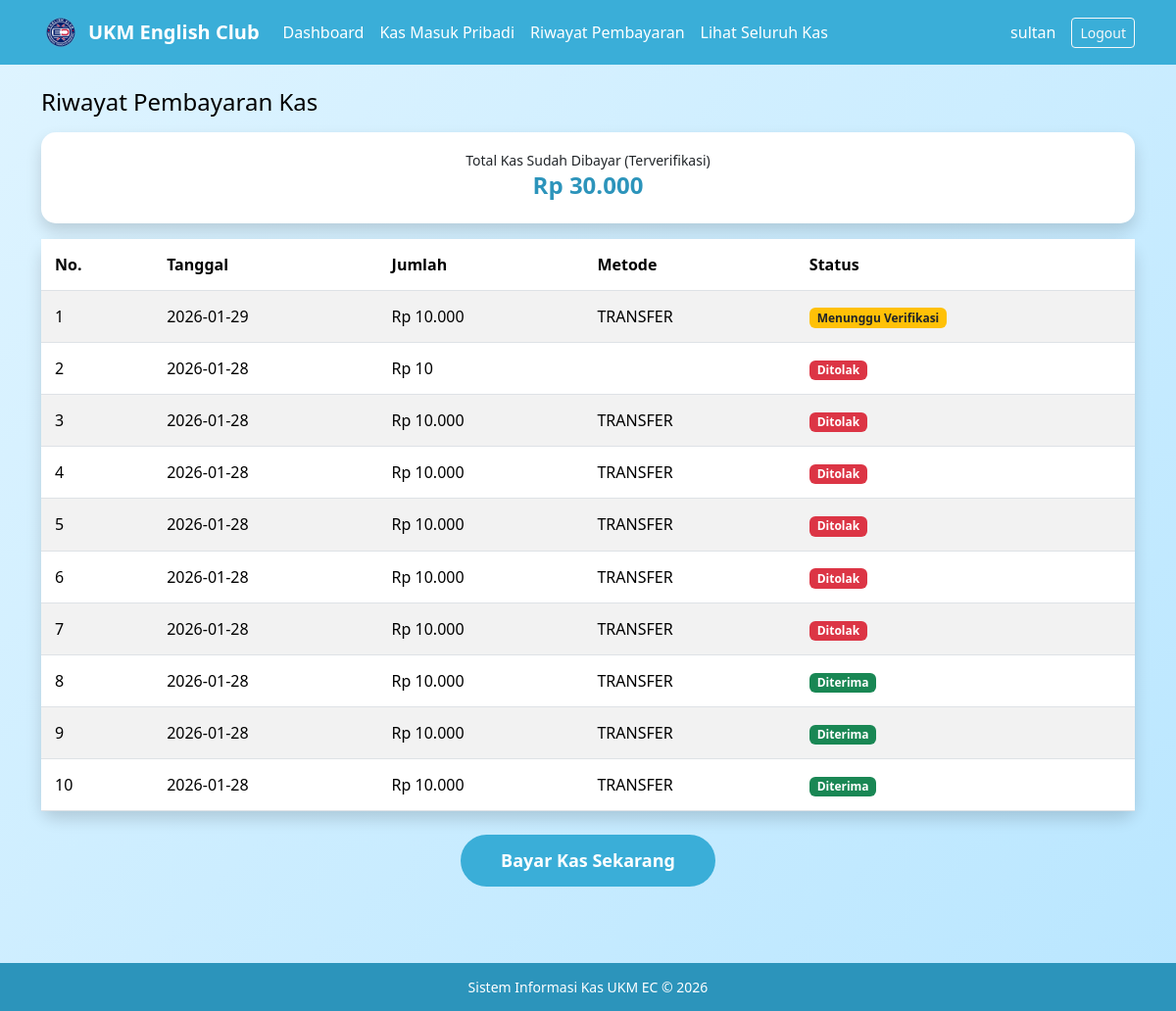
/kas_masuk_pribadi.php (signed in), run on the app's committed database.
### tables this page shows
CREATE TABLE IF NOT EXISTS `pembayaran_kas` (
  `id_bayar` int(11) NOT NULL AUTO_INCREMENT,
  `id_user` int(11) DEFAULT NULL,
  `tanggal` date DEFAULT NULL,
  `jumlah` int(11) DEFAULT NULL,
  `metode` enum('transfer','qris') DEFAULT NULL,
  `bukti` varchar(255) DEFAULT NULL,
  `status` enum('pending','diterima','ditolak') DEFAULT 'pending',
  PRIMARY KEY (`id_bayar`),
  KEY `id_user` (`id_user`)
);

### kas_masuk_pribadi.php (the view, shortened to what this page needs)
<?php
include 'config/koneksi.php';
$id_user = $_SESSION['id_user'];
$queryData = mysqli_query($conn,"
    SELECT * FROM pembayaran_kas
    WHERE id_user='$id_user'
    ORDER BY tanggal DESC
");
$queryTotal = mysqli_query($conn,"
    SELECT SUM(jumlah) as total
    FROM pembayaran_kas
    WHERE id_user='$id_user' AND status='diterima'
");
$total = mysqli_fetch_assoc($queryTotal)['total'] ?? 0;
$jumlahData = mysqli_num_rows($queryData);
?>
<!DOCTYPE html>
<html lang="id">
<head>
    <link href="https://cdn.jsdelivr.net/npm/bootstrap@5.3.2/dist/css/bootstrap.min.css" rel="stylesheet">
    <link rel="stylesheet" href="assets/style.css">
</head>
<body>
<?php include 'navbar_anggota.php'; ?>
<div class="container mt-4">
    <h4 class="text-black mb-3">Riwayat Pembayaran Kas</h4>
    <div class="card card-sky shadow mb-3">
        <div class="card-body text-center">
            <small>Total Kas Sudah Dibayar (Terverifikasi)</small>
            <h4 class="fw-bold text-sky">
                Rp <?= number_format($total,0,',','.'); ?>
            </h4>
        </div>
    </div>
    <div class="card card-sky shadow">
        <div class="card-body p-0">
            <table class="table table-striped mb-0">
                <thead class="table-sky text-white">
                    <tr>
                        <th>No.</th>
                        <th>Tanggal</th>
                        <th>Jumlah</th>
                        <th>Metode</th>
                        <th>Status</th>
                    </tr>
                </thead>
                <tbody>
                    <?php if($jumlahData > 0){
                        $no = 1;
                        while($d = mysqli_fetch_assoc($queryData)){ ?>
                        <tr>
                            <td><?= $no++; ?></td>
                            <td><?= $d['tanggal']; ?></td>
                            <td>Rp <?= number_format($d['jumlah'],0,',','.'); ?></td>
                            <td><?= strtoupper($d['metode']); ?></td>
                            <td>
                                <?php
                                if($d['status'] == 'pending'){
                                    echo '<span class="badge bg-warning text-dark">Menunggu Verifikasi</span>';
                                }elseif($d['status'] == 'diterima'){
                                    echo '<span class="badge bg-success">Diterima</span>';
                                }else{
                                    echo '<span class="badge bg-danger">Ditolak</span>';
                                }
                                ?>
                            </td>
                        </tr>
                    <?php } } ?>
                </tbody>
            </table>
        </div>
    </div>
    <div class="area-bayar-kas text-center mt-4">
        <a href="bayar_kas.php" class="btn btn-sky btn-bayar-kas">
            Bayar Kas Sekarang
        </a>
    </div>
</div>
<?php include 'footer.php'; ?>
</body>
</html>

### navbar_anggota.php (shortened to what this page needs)
<?php
$username = $_SESSION['username'];
?>
<nav class="navbar navbar-expand-lg navbar-dark" style="background-color: #2ca7f8;">
    <div class="container">
        <a class="navbar-brand fw-bold d-flex align-items-center" href="dashboard.php">
    <img src="assets/img/logo.png" alt="Logo UKM" width="40" class="me-2">
    UKM English Club
</a>
        <div class="collapse navbar-collapse" id="navbarAnggota">
            <ul class="navbar-nav me-auto mb-2 mb-lg-0">
                <li class="nav-item">
                    <a class="nav-link text-white" href="dashboard_anggota.php">Dashboard</a>
                </li>
                <li class="nav-item">
                    <a class="nav-link text-white" href="kas_masuk_pribadi.php">Kas Masuk Pribadi</a>
                </li>
                <li class="nav-item">
                    <a class="nav-link text-white" href="riwayat_pembayaran.php">Riwayat Pembayaran</a>
                </li>
                <li class="nav-item">
                    <a class="nav-link text-white" href="kas_seluruh.php">Lihat Seluruh Kas</a>
                </li>
            </ul>
            <span class="navbar-text text-white me-3">
                <?= htmlspecialchars($username); ?>
            </span>
            <a href="logout.php" onclick="return confirm('Logout sekarang?')" class="btn btn-outline-light btn-sm">
                Logout
            </a>
        </div>
    </div>
</nav>

### footer.php
<footer class="footer-ukm mt-5">
    <div class="container text-center">
        Sistem Informasi Kas UKM EC © <?= date('Y'); ?>
    </div>
</footer>

### assets/style.css (style rules this page uses)
body { background: linear-gradient(135deg,#dff4ff,#b9e6ff); font-family: 'Segoe UI', Tahoma, Geneva, Verdana, sans-serif; }
.navbar { background-color:#3aaed8 !important; }
.card-sky { border:none; border-radius:15px; box-shadow:0 10px 25px rgba(0,153,204,0.15); }
.text-sky { color:#2c94bb; font-weight:600; }
.btn-sky { background-color:#3aaed8; color:white; border-radius:10px; font-weight:600; }
.table thead { background: #2ea3db; color: white; font-weight: 600; }
.table td, .table th { vertical-align: middle; padding: 14px; }
.navbar-brand img { height:40px; width:auto; }
.footer-ukm { background-color:#2c94bb !important; color:#fff !important; padding:14px 0; margin-top:40px; font-size:14px; }
html, body { height:100%; }
body { display:flex; flex-direction:column; }
.container { flex:1; }
.btn-bayar-kas { padding: 12px 40px; font-size: 18px; font-weight: 600; border-radius: 30px; }
.area-bayar-kas { text-align: center; margin: 30px 0; }

### data on the page
pembayaran_kas: tanggal "2026-01-29", jumlah "10.000", metode "TRANSFER", status "Menunggu Verifikasi"
pembayaran_kas: tanggal "2026-01-28", jumlah "10", status "Ditolak"
pembayaran_kas: tanggal "2026-01-28", jumlah "10.000", metode "TRANSFER", status "Ditolak"
pembayaran_kas: tanggal "2026-01-28", jumlah "10.000", metode "TRANSFER", status "Ditolak"
pembayaran_kas: tanggal "2026-01-28", jumlah "10.000", metode "TRANSFER", status "Ditolak"
pembayaran_kas: tanggal "2026-01-28", jumlah "10.000", metode "TRANSFER", status "Ditolak"
pembayaran_kas: tanggal "2026-01-28", jumlah "10.000", metode "TRANSFER", status "Ditolak"
pembayaran_kas: tanggal "2026-01-28", jumlah "10.000", metode "TRANSFER", status "Diterima"
pembayaran_kas: tanggal "2026-01-28", jumlah "10.000", metode "TRANSFER", status "Diterima"
pembayaran_kas: tanggal "2026-01-28", jumlah "10.000", metode "TRANSFER", status "Diterima"

### other printed values
$username "sultan"
$total "30.000"
